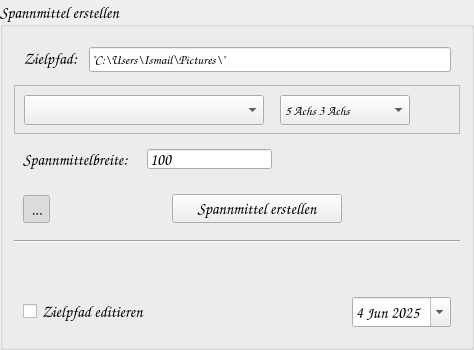
     <widget class="QGroupBox" name="gb_spannmittel">
      <property name="minimumSize">
       <size>
        <width>450</width>
        <height>250</height>
       </size>
      </property>
      <property name="maximumSize">
       <size>
        <width>16777215</width>
        <height>350</height>
       </size>
      </property>
      <property name="font">
       <font>
        <family>Comic Sans MS</family>
        <pointsize>12</pointsize>
        <bold>false</bold>
       </font>
      </property>
      <property name="title">
       <string>Spannmittel erstellen</string>
      </property>
      <property name="alignment">
       <set>Qt::AlignmentFlag::AlignLeading|Qt::AlignmentFlag::AlignLeft|Qt::AlignmentFlag::AlignVCenter</set>
      </property>
      <layout class="QVBoxLayout" name="verticalLayout_3">
       <item>
        <widget class="QWidget" name="wg_zielpfad" native="true">
         <property name="minimumSize">
          <size>
           <width>0</width>
           <height>40</height>
          </size>
         </property>
         <property name="maximumSize">
          <size>
           <width>16777215</width>
           <height>60</height>
          </size>
         </property>
         <layout class="QHBoxLayout" name="horizontalLayout_10">
          <item>
           <widget class="QLabel" name="lb_pfad">
            <property name="sizePolicy">
             <sizepolicy hsizetype="Fixed" vsizetype="Fixed">
              <horstretch>0</horstretch>
              <verstretch>0</verstretch>
             </sizepolicy>
            </property>
            <property name="maximumSize">
             <size>
              <width>200</width>
              <height>200</height>
             </size>
            </property>
            <property name="font">
             <font>
              <family>Comic Sans MS</family>
              <pointsize>12</pointsize>
              <bold>false</bold>
             </font>
            </property>
            <property name="text">
             <string>Zielpfad:</string>
            </property>
            <property name="alignment">
             <set>Qt::AlignmentFlag::AlignCenter</set>
            </property>
           </widget>
          </item>
          <item>
           <spacer name="horizontalSpacer_8">
            <property name="orientation">
             <enum>Qt::Orientation::Horizontal</enum>
            </property>
            <property name="sizeType">
             <enum>QSizePolicy::Policy::Fixed</enum>
            </property>
            <property name="sizeHint" stdset="0">
             <size>
              <width>5</width>
              <height>20</height>
             </size>
            </property>
           </spacer>
          </item>
          <item>
           <widget class="QLineEdit" name="le_pfad">
            <property name="sizePolicy">
             <sizepolicy hsizetype="Expanding" vsizetype="Fixed">
              <horstretch>0</horstretch>
              <verstretch>0</verstretch>
             </sizepolicy>
            </property>
            <property name="minimumSize">
             <size>
              <width>335</width>
              <height>25</height>
             </size>
            </property>
            <property name="font">
             <font>
              <family>Comic Sans MS</family>
              <pointsize>10</pointsize>
              <bold>false</bold>
             </font>
            </property>
            <property name="text">
             <string>&quot;C:\Users\Ismail\Pictures\&quot;</string>
            </property>
           </widget>
          </item>
         </layout>
        </widget>
       </item>
       <item>
        <widget class="QFrame" name="fr_spannmittelauswahl">
         <property name="minimumSize">
          <size>
           <width>0</width>
           <height>40</height>
          </size>
         </property>
         <property name="maximumSize">
          <size>
           <width>16777215</width>
           <height>50</height>
          </size>
         </property>
         <property name="frameShape">
          <enum>QFrame::Shape::StyledPanel</enum>
         </property>
         <property name="frameShadow">
          <enum>QFrame::Shadow::Raised</enum>
         </property>
         <layout class="QHBoxLayout" name="horizontalLayout_11">
          <item>
           <widget class="QComboBox" name="cb_spannmittel">
            <property name="minimumSize">
             <size>
              <width>240</width>
              <height>30</height>
             </size>
            </property>
            <property name="font">
             <font>
              <family>Comic Sans MS</family>
              <pointsize>10</pointsize>
              <bold>false</bold>
             </font>
            </property>
            <property name="placeholderText">
             <string>Spannmittel auswählen...</string>
            </property>
           </widget>
          </item>
          <item>
           <spacer name="horizontalSpacer_10">
            <property name="orientation">
             <enum>Qt::Orientation::Horizontal</enum>
            </property>
            <property name="sizeType">
             <enum>QSizePolicy::Policy::Fixed</enum>
            </property>
            <property name="sizeHint" stdset="0">
             <size>
              <width>10</width>
              <height>20</height>
             </size>
            </property>
           </spacer>
          </item>
          <item>
           <widget class="QComboBox" name="cb_bearbeitung_auswahl">
            <property name="minimumSize">
             <size>
              <width>130</width>
              <height>30</height>
             </size>
            </property>
            <property name="font">
             <font>
              <family>Comic Sans MS</family>
              <pointsize>10</pointsize>
              <bold>false</bold>
             </font>
            </property>
            <item>
             <property name="text">
              <string>5 Achs 3 Achs</string>
             </property>
            </item>
            <item>
             <property name="text">
              <string>5 Achs 5 Achs</string>
             </property>
            </item>
            <item>
             <property name="text">
              <string>3 Achs 3 Achs</string>
             </property>
            </item>
            <item>
             <property name="text">
              <string>5 Achs</string>
             </property>
            </item>
            <item>
             <property name="text">
              <string>3 Achs</string>
             </property>
            </item>
            <item>
             <property name="text">
              <string>Magnet</string>
             </property>
            </item>
            <item>
             <property name="text">
              <string>Vorrichtung</string>
             </property>
            </item>
           </widget>
          </item>
          <item>
           <spacer name="horizontalSpacer_9">
            <property name="orientation">
             <enum>Qt::Orientation::Horizontal</enum>
            </property>
            <property name="sizeHint" stdset="0">
             <size>
              <width>40</width>
              <height>20</height>
             </size>
            </property>
           </spacer>
          </item>
         </layout>
        </widget>
       </item>
       <item>
        <widget class="QWidget" name="widget" native="true">
         <property name="minimumSize">
          <size>
           <width>0</width>
           <height>35</height>
          </size>
         </property>
         <property name="maximumSize">
          <size>
           <width>16777215</width>
           <height>40</height>
          </size>
         </property>
         <layout class="QHBoxLayout" name="horizontalLayout_12">
          <item>
           <widget class="QLabel" name="lb_spannmittel_wert">
            <property name="sizePolicy">
             <sizepolicy hsizetype="Fixed" vsizetype="Fixed">
              <horstretch>0</horstretch>
              <verstretch>0</verstretch>
             </sizepolicy>
            </property>
            <property name="maximumSize">
             <size>
              <width>200</width>
              <height>40</height>
             </size>
            </property>
            <property name="font">
             <font>
              <family>Comic Sans MS</family>
              <pointsize>12</pointsize>
              <bold>false</bold>
             </font>
            </property>
            <property name="text">
             <string>Spannmittelbreite:</string>
            </property>
            <property name="alignment">
             <set>Qt::AlignmentFlag::AlignLeading|Qt::AlignmentFlag::AlignLeft|Qt::AlignmentFlag::AlignVCenter</set>
            </property>
           </widget>
          </item>
          <item>
           <spacer name="horizontalSpacer_11">
            <property name="orientation">
             <enum>Qt::Orientation::Horizontal</enum>
            </property>
            <property name="sizeType">
             <enum>QSizePolicy::Policy::Fixed</enum>
            </property>
            <property name="sizeHint" stdset="0">
             <size>
              <width>12</width>
              <height>20</height>
             </size>
            </property>
           </spacer>
          </item>
          <item>
           <widget class="QLineEdit" name="le_spannmittel">
            <property name="sizePolicy">
             <sizepolicy hsizetype="Fixed" vsizetype="Fixed">
              <horstretch>0</horstretch>
              <verstretch>0</verstretch>
             </sizepolicy>
            </property>
            <property name="minimumSize">
             <size>
              <width>100</width>
              <height>20</height>
             </size>
            </property>
            <property name="maximumSize">
             <size>
              <width>150</width>
              <height>25</height>
             </size>
            </property>
            <property name="font">
             <font>
              <family>Comic Sans MS</family>
              <pointsize>12</pointsize>
              <bold>false</bold>
             </font>
            </property>
            <property name="text">
             <string>100</string>
            </property>
           </widget>
          </item>
          <item>
           <spacer name="horizontalSpacer_6">
            <property name="orientation">
             <enum>Qt::Orientation::Horizontal</enum>
            </property>
            <property name="sizeHint" stdset="0">
             <size>
              <width>40</width>
              <height>20</height>
             </size>
            </property>
           </spacer>
          </item>
         </layout>
        </widget>
       </item>
       <item>
        <widget class="QWidget" name="wg_spannmittel_erstellen" native="true">
         <property name="minimumSize">
          <size>
           <width>0</width>
           <height>50</height>
          </size>
         </property>
         <property name="maximumSize">
          <size>
           <width>16777215</width>
           <height>60</height>
          </size>
         </property>
         <layout class="QHBoxLayout" name="horizontalLayout_9">
          <item>
           <widget class="QToolButton" name="tb_spannmittel_aufklappen">
            <property name="focusPolicy">
             <enum>Qt::FocusPolicy::NoFocus</enum>
            </property>
            <property name="text">
             <string>...</string>
            </property>
            <property name="shortcut">
             <string notr="true"/>
            </property>
            <property name="checkable">
             <bool>true</bool>
            </property>
            <property name="checked">
             <bool>true</bool>
            </property>
            <property name="autoRaise">
             <bool>true</bool>
            </property>
           </widget>
          </item>
          <item>
           <spacer name="horizontalSpacer_12">
            <property name="orientation">
             <enum>Qt::Orientation::Horizontal</enum>
            </property>
            <property name="sizeType">
             <enum>QSizePolicy::Policy::Fixed</enum>
            </property>
            <property name="sizeHint" stdset="0">
             <size>
              <width>116</width>
              <height>20</height>
             </size>
            </property>
           </spacer>
          </item>
          <item>
           <widget class="QPushButton" name="pb_spannmittel">
            <property name="minimumSize">
             <size>
              <width>170</width>
              <height>0</height>
             </size>
            </property>
            <property name="maximumSize">
             <size>
              <width>210</width>
              <height>16777215</height>
             </size>
            </property>
            <property name="font">
             <font>
              <family>Comic Sans MS</family>
              <pointsize>12</pointsize>
              <bold>false</bold>
             </font>
            </property>
            <property name="text">
             <string>Spannmittel erstellen</string>
            </property>
            <property name="autoDefault">
             <bool>true</bool>
            </property>
           </widget>
          </item>
          <item>
           <spacer name="horizontalSpacer_7">
            <property name="orientation">
             <enum>Qt::Orientation::Horizontal</enum>
            </property>
            <property name="sizeHint" stdset="0">
             <size>
              <width>40</width>
              <height>20</height>
             </size>
            </property>
           </spacer>
          </item>
         </layout>
        </widget>
       </item>
       <item>
        <widget class="Line" name="line">
         <property name="orientation">
          <enum>Qt::Orientation::Horizontal</enum>
         </property>
        </widget>
       </item>
       <item>
        <spacer name="verticalSpacer_3">
         <property name="orientation">
          <enum>Qt::Orientation::Vertical</enum>
         </property>
         <property name="sizeHint" stdset="0">
          <size>
           <width>20</width>
           <height>40</height>
          </size>
         </property>
        </spacer>
       </item>
       <item>
        <widget class="QWidget" name="wg_datum_editieren" native="true">
         <layout class="QHBoxLayout" name="horizontalLayout_8">
          <item>
           <widget class="QCheckBox" name="cb_datum_editieren">
            <property name="font">
             <font>
              <family>Comic Sans MS</family>
              <pointsize>12</pointsize>
              <bold>false</bold>
             </font>
            </property>
            <property name="text">
             <string>Zielpfad editieren</string>
            </property>
           </widget>
          </item>
          <item>
           <spacer name="horizontalSpacer_5">
            <property name="orientation">
             <enum>Qt::Orientation::Horizontal</enum>
            </property>
            <property name="sizeHint" stdset="0">
             <size>
              <width>40</width>
              <height>20</height>
             </size>
            </property>
           </spacer>
          </item>
          <item>
           <widget class="QDateEdit" name="de_datum">
            <property name="minimumDate">
             <date>
              <year>2012</year>
              <month>9</month>
              <day>14</day>
             </date>
            </property>
            <property name="calendarPopup">
             <bool>true</bool>
            </property>
            <property name="currentSectionIndex">
             <number>0</number>
            </property>
            <property name="timeSpec">
             <enum>Qt::TimeSpec::LocalTime</enum>
            </property>
            <property name="date">
             <date>
              <year>2025</year>
              <month>6</month>
              <day>4</day>
             </date>
            </property>
           </widget>
          </item>
         </layout>
        </widget>
       </item>
      </layout>
     </widget>
